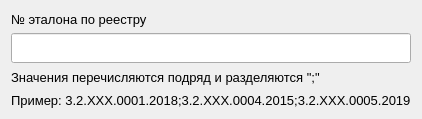
          <widget class="QWidget" name="page_2">
           <property name="geometry">
            <rect>
             <x>0</x>
             <y>0</y>
             <width>399</width>
             <height>119</height>
            </rect>
           </property>
           <attribute name="label">
            <string>Эталон единицы величины</string>
           </attribute>
           <layout class="QGridLayout" name="gridLayout_13">
            <item row="0" column="0">
             <layout class="QGridLayout" name="gridLayout_7">
              <item row="0" column="0">
               <widget class="QLabel" name="label_15">
                <property name="font">
                 <font>
                  <family>Segoe UI</family>
                  <pointsize>10</pointsize>
                  <weight>50</weight>
                  <bold>false</bold>
                 </font>
                </property>
                <property name="text">
                 <string>№ эталона по реестру</string>
                </property>
               </widget>
              </item>
              <item row="1" column="0">
               <widget class="QLineEdit" name="lineEdit_16">
                <property name="minimumSize">
                 <size>
                  <width>0</width>
                  <height>30</height>
                 </size>
                </property>
                <property name="font">
                 <font>
                  <family>Segoe UI</family>
                  <pointsize>10</pointsize>
                  <weight>50</weight>
                  <bold>false</bold>
                 </font>
                </property>
                <property name="focusPolicy">
                 <enum>Qt::ClickFocus</enum>
                </property>
                <property name="maxLength">
                 <number>512</number>
                </property>
                <property name="clearButtonEnabled">
                 <bool>false</bool>
                </property>
               </widget>
              </item>
              <item row="2" column="0">
               <widget class="QLabel" name="label_16">
                <property name="font">
                 <font>
                  <family>Segoe UI</family>
                  <pointsize>10</pointsize>
                  <weight>50</weight>
                  <bold>false</bold>
                 </font>
                </property>
                <property name="text">
                 <string>Значения перечисляются подряд и разделяются &quot;;&quot;</string>
                </property>
               </widget>
              </item>
              <item row="3" column="0">
               <widget class="QLabel" name="label_17">
                <property name="font">
                 <font>
                  <family>Segoe UI</family>
                  <pointsize>10</pointsize>
                  <weight>50</weight>
                  <bold>false</bold>
                 </font>
                </property>
                <property name="text">
                 <string>Пример: 3.2.ХХХ.0001.2018;3.2.ХХХ.0004.2015;3.2.ХХХ.0005.2019</string>
                </property>
               </widget>
              </item>
             </layout>
            </item>
           </layout>
          </widget>
